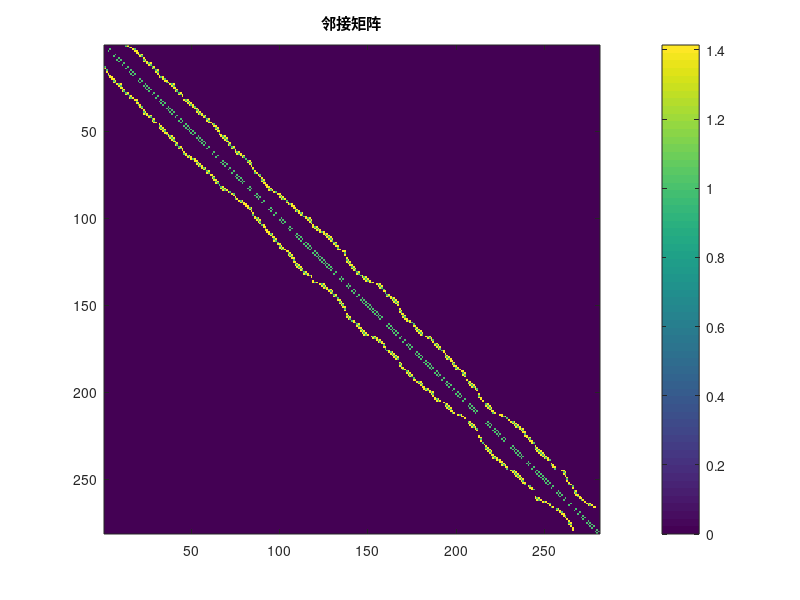

The MATLAB script that drew this image:
% 此文件用于记录eie589 
%使用dj算法

% 生成节点坐标矩阵，这里是20x20的网格
[x, y] = meshgrid(1:20, 1:20);
all_points = [x(:), y(:)]; % 将坐标矩阵转换为Nx2的矩阵，N = 400

% 保留(1,1)和(20,20)两个点，获取其他398个点的索引
keep_points = [1; 400]; % (1,1)对应索引1，(20,20)对应索引400
other_points_index = setdiff(1:400, keep_points); 

% 随机选择120个要移除的点的索引
removed_points_index = randperm(length(other_points_index), 120);
remaining_points_index = setdiff(other_points_index, removed_points_index); 

% 获取剩余的280个点的坐标
remaining_points = all_points(remaining_points_index, :);
point_1_1 = [1, 1];
point_20_20 = [20, 20];
remaining_points = [point_1_1; remaining_points; point_20_20];

figure;
plot(remaining_points(:,1), remaining_points(:,2), 'o');
xlabel('X轴');
ylabel('Y轴');
title('剩余点的分布');
grid on;

% 构建图的邻接矩阵
num_remaining_points = size(remaining_points, 1);
adj_matrix = zeros(num_remaining_points);
for i = 1:num_remaining_points
    for j = 1:num_remaining_points
        % 计算两点之间的距离
        dist = norm(remaining_points(i,:) - remaining_points(j,:));
        if abs(remaining_points(i,1) - remaining_points(j,1)) <= 1 &&...
           abs(remaining_points(i,2) - remaining_points(j,2)) <= 1
            adj_matrix(i,j) = dist;
            adj_matrix(j,i) = dist; % 因为是无向图，所以邻接矩阵是对称的
        end
    end
end

imagesc(adj_matrix);
colorbar;
title('邻接矩阵');